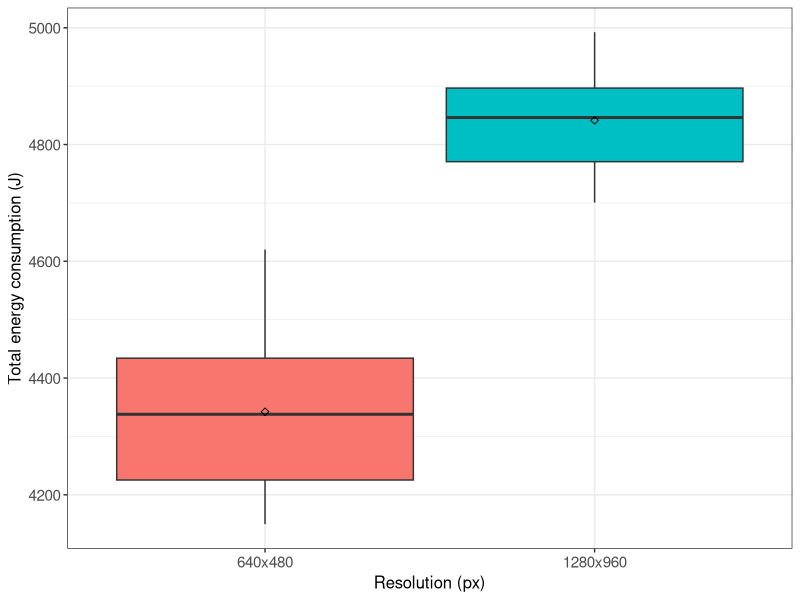
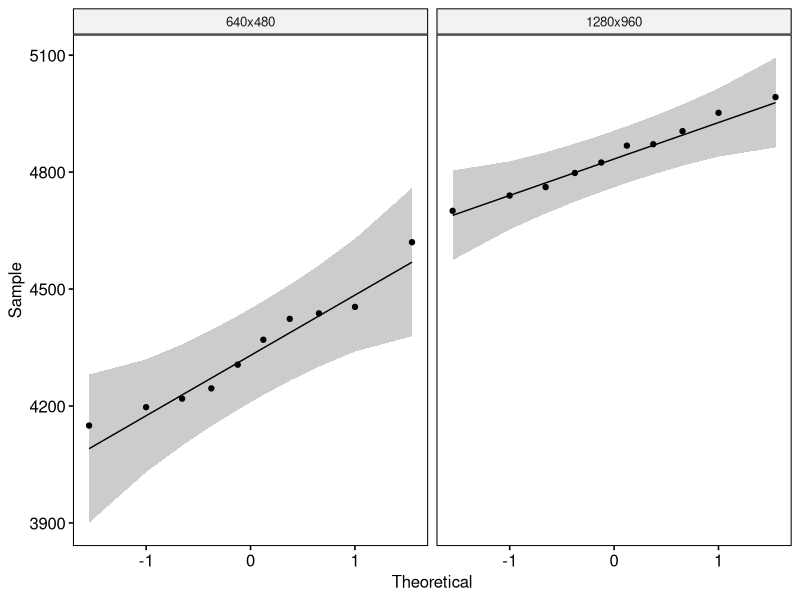

Reproduce these figures in R, in order.
## ---- chunk 1
if (!require('tidyverse')) install.packages('tidyverse', dependencies = TRUE); library('tidyverse')
if (!require('ggpubr')) install.packages('ggpubr', dependencies = TRUE); library('ggpubr')
if (!require('rstatix')) install.packages('rstatix', dependencies = TRUE); library('rstatix')
if (!require('ggplot2')) install.packages('ggplot2', dependencies = TRUE); library('ggplot2')
## ---- chunk 2
data <- read.csv(file = '../../raw_data/test_resolution/run_table.csv')
data <- subset(data, select = c(X__run_id, resolution, energy_J))
data$resolution <- factor(data$resolution, levels = c("640x480", "1280x960"))
data$energy_J <- as.numeric(data$energy_J)
## ---- chunk 3
data %>%
  group_by(resolution) %>%
  get_summary_stats(energy_J, type = "mean_sd")
## ---- chunk 4
#pdf(file = "../../figures/resolution_effect/energy.pdf")

ggplot(data, aes(x = resolution, y = energy_J, fill = resolution)) +
  theme_bw() + 
  geom_boxplot(width = 0.9, outlier.size = 0.5) + 
  stat_summary(fun = mean, color = 'black', geom = 'point', shape = 5, size = 1.5) +
  labs(x = "Resolution (px)", y = "Total energy consumption (J)") +
  theme(legend.position = 'none') +
  theme(
    axis.title.x = element_text(size = 12, family = 'sans'),
    axis.title.y = element_text(size = 12, family = 'sans'),
    axis.text.x = element_text(size = 11, family = 'sans'),
    axis.text.y = element_text(size = 11, family = 'sans')
  )

#dev.off()
## ---- chunk 5
data %>% 
  group_by(resolution) %>%
  identify_outliers(energy_J)
## ---- chunk 6
ggqqplot(data, x = "energy_J", facet.by = "resolution")
## ---- chunk 7
data %>%
  group_by(resolution) %>%
  shapiro_test(energy_J)
## ---- chunk 8
data %>%
  t_test(energy_J ~ resolution) %>%
  add_significance()
## ---- chunk 9
data %>%
  cohens_d(energy_J ~ resolution)
